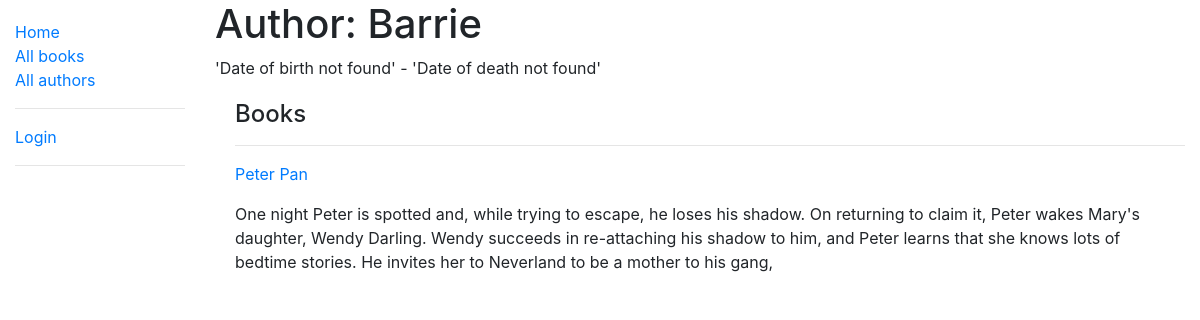
Page /catalog/author/2 on the earlier database version.
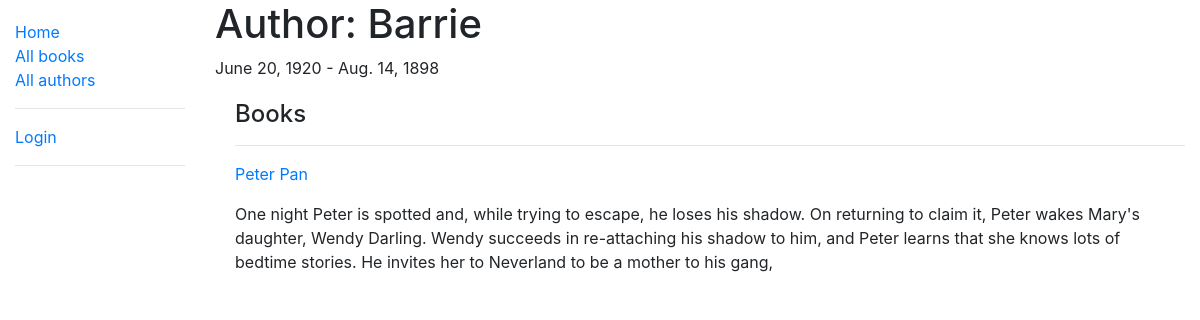
Same page on the later database version.
### catalog/models.py (models this page shows, shortened)
class Author(models.Model):
    first_name = models.CharField(max_length=100)
    last_name = models.CharField(max_length=100)
    date_of_birth = models.DateField(null=True, blank=True)
    date_of_death = models.DateField('died', null=True, blank=True)
    class Meta:
        ordering = ['last_name', 'first_name']
        permissions = (("can_edit", "Can CRUD Authors"),)

### catalog/views.py (the view)
# urls.py: path('author/<int:pk>', views.AuthorDetailView.as_view() , name= 'author-detail' )
class AuthorDetailView(generic.DetailView):
    model = Author

### catalog/models.py (called while the page is built)
    def get_absolute_url(self):
        return reverse('book-detail', args=[str(self.id)])

### catalog/templates/catalog/author_detail.html
{% extends "base_generic.html" %}
{% block content %}
    <h1>Author: {{ author.last_name }}</h1>
    <p>
        {% if author.date_of_birth %}
        {{ author.date_of_birth}}
        {% else %}
        'Date of birth not found'
        {% endif %}
        -
        {% if author.date_of_death %}
        {{ author.date_of_death}}
        {% else %}
        'Date of death not found'
        {% endif %}
    </p>
  <div style="margin-left:20px;margin-top:20px">
    <h4>Books</h4>
    {% for book in author.book_set.all %}
      <hr>
      <p><a href="{{book.get_absolute_url}}">{{book.title}}</a></p>
      <p>{{book.summary}}</p>
    {% endfor %}
  </div>
{% endblock %}

Differences in the rows shown:
changed Author "Barrie": date_of_birth (not shown) → "June 20, 1920"; date_of_death (not shown) → "Aug. 14, 1898"
Other differences:
text no longer shown: "'Date of birth not found' 'Date of death not found'"
